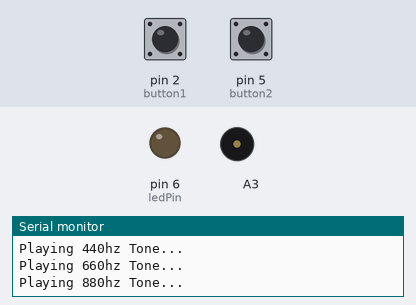
The sketch below on a simulated Arduino Uno, built with avr-gcc and run on an emulated ATmega328P. Parts: output pins drawn as LEDs (lit = HIGH), buzzer (waves = sounding), the last lines printed to the serial monitor. The inputs (shaded band) are chosen by the test bench; at power-on: pin 5 (button2) LOW, pin 2 (button1) LOW.

Above: at 1.3 s.
1.4 s: pin 5 (button2) pulled HIGH for 0.15 s
At 1.75 s:
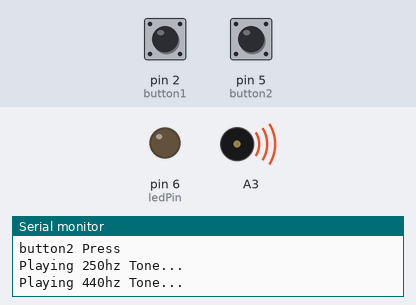
3.5 s: pin 5 (button2) pulled HIGH for 3.2 s
At 7.15 s:
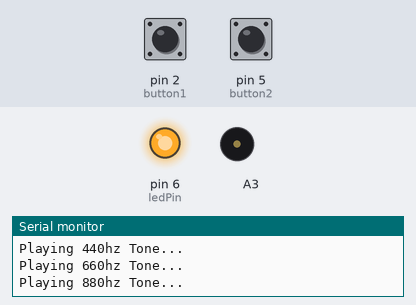
Timing chart, 0 to 8.7 s (numbered marks = the images above; inputs shaded):
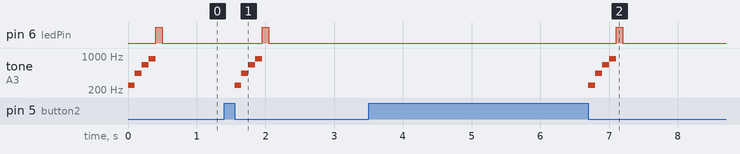

The sketch:

Button_Kit-on-a-Shield.ino
```cpp
//Push your buttons and see what happens...

const int  button1 =  2;
const int  button2 =  5;
const int  ledPin = 6;

void setup() {
  // put your setup code here, to run once:
  Serial.begin(9600);

  pinMode (button1, INPUT);
  pinMode (button2, INPUT);
  pinMode (ledPin, OUTPUT);

}

void loop() {

  int  button1Press = 1;
  int  button2Press = 1;

  while (digitalRead(button1) == HIGH) {
    if (button1Press  == 1) {
      Serial.println ("button1 Press");
      button1Press     = 0;
      playTones ();

    }
  }

  while (digitalRead(button2) == LOW) {
    if (button2Press  == 1) {
      Serial.println ("button2 Press");
      button2Press     = 0;
      playTones ();
      digitalWrite(ledPin, HIGH);
      delay(100);
      digitalWrite(ledPin, LOW);
    }
  }
}

void playTones() {

  Serial.println  ("Playing 250hz Tone...");
  tone (A3, 250);
  delay(100);

  Serial.println  ("Playing 440hz Tone...");
  tone (A3, 440);
  delay(100);

  Serial.println  ("Playing 660hz Tone...");
  tone (A3, 660);
  delay(100);

  Serial.println  ("Playing 880hz Tone...");
  tone (A3, 880);
  delay(100);

  noTone (A3);

}
```

Measured:
- after the input at 1.4 s, pin 6 (ledPin): LOW → HIGH after 0.55 s, → LOW 0.10 s later; tone on A3: plays 250 Hz for 0.10 s, 440 Hz for 0.10 s, 660 Hz for 0.10 s, 880 Hz for 0.10 s, starting after 0.15 s
- after the input at 3.5 s, pin 6 (ledPin): LOW → HIGH after 3.6 s, → LOW 0.10 s later; tone on A3: plays 250 Hz for 0.10 s, 440 Hz for 0.10 s, 660 Hz for 0.10 s, 880 Hz for 0.10 s, starting after 3.2 s
- by itself, tone on A3: plays 250 Hz for 0.10 s, 440 Hz for 0.10 s, 660 Hz for 0.10 s, 880 Hz for 0.10 s
